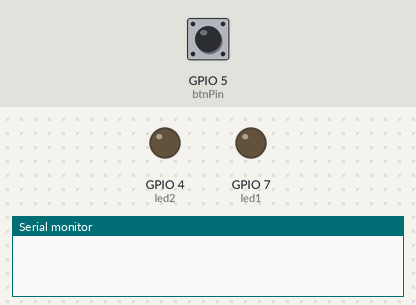
Simulated run of this sketch. Board: ESP32-S3. On the bench: output pins drawn as LEDs (lit = HIGH), the last lines printed to the serial monitor. The inputs (shaded band) are chosen by the test bench; at power-on: GPIO 5 (btnPin) HIGH.

Above: at 1.2 s.
1.3 s: GPIO 5 (btnPin) pulled LOW for 0.15 s
At 2.6 s:
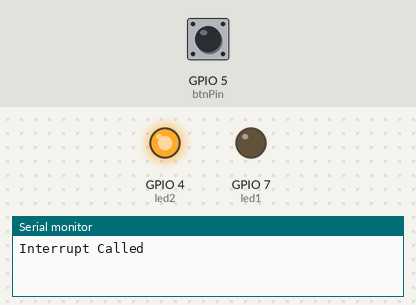
4.4 s: GPIO 5 (btnPin) pulled LOW for 1 s
At 6.8 s:
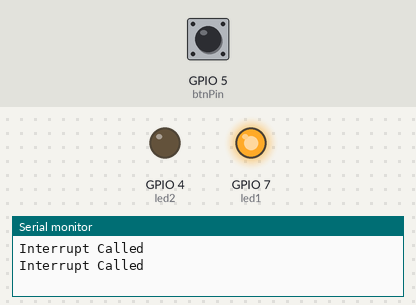
8.4 s: GPIO 5 (btnPin) pulled LOW for 3.2 s
At 11.1 s:
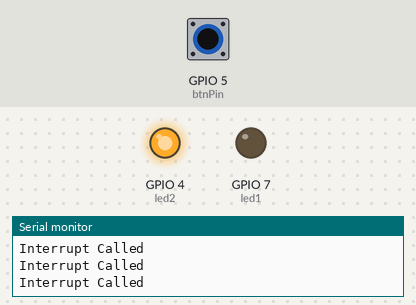
Timing chart, 0 to 20.6 s (numbered marks = the images above; inputs shaded):
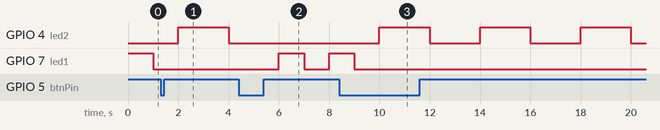

Measured:
- after the input at 1.3 s, GPIO 4 (led2): LOW → HIGH after 0.70 s, → LOW 2.0 s later; GPIO 7 (led1): stays LOW (without the input it goes to HIGH after 0.70 s)
- after the input at 4.4 s, GPIO 4 (led2): stays LOW (without the input it goes to HIGH after 1.6 s); GPIO 7 (led1): LOW → HIGH after 1.6 s, → LOW 1.0 s later, → HIGH 1.0 s later
- after the input at 8.4 s, GPIO 4 (led2): alternates HIGH for 2.0 s and LOW for 2.0 s, starting after 1.6 s; GPIO 7 (led1): goes on until 9.0 s, then stays LOW

The sketch:

esp32___arduino_uno.ino
```cpp
// INTERRUPTS:
// NOTE NOT ALL PINS ON A MIRCO CONTROLLER ARE INTERRURPT PINS
// SO CHECK THAT BEFORE ASSIGNING PINS

//FOR ESP32 S3 DEV BOARD
int led1 = 7;
int led2 = 4;
int btnPin = 5;
volatile int mode = 0; // "volatile" basically tells the CPU/Complier
//                        to Not optimize this away were're gonna
//                        use right away
volatile bool interruptTriggered = false;
unsigned long lastInterrupt = 0;
int delayTime = 500;

void setup() {
  Serial.begin(115200);
  pinMode(led1, OUTPUT);
  pinMode(led2, OUTPUT);
  pinMode(btnPin, INPUT_PULLUP);
  // This 'attachInterrupt()' below tells us were're gonna be using an
  // interrupt, it also takes in three arguements the pin,the
  // Interrupt function and how we want the interrupt
  // digitalPinToInterrupt() passes the pin to the Interrupt function
  attachInterrupt(digitalPinToInterrupt(btnPin), interruptHandler, FALLING);
}

void loop() {

  if (mode == 0) {
    pattern1();
  } else {
    pattern2();
  }

  if (interruptTriggered) {
    interruptTriggered = false;
    Serial.println("Interrupt Called");
  }
}

void pattern1() {
  digitalWrite(led1, HIGH);
  delay(1000);
  digitalWrite(led1, LOW);
  delay(1000);
}

void pattern2() {
  digitalWrite(led2, HIGH);
  delay(2000);
  digitalWrite(led2, LOW);
  delay(2000);
}

void interruptHandler() {//
  if (millis() - lastInterrupt > delayTime) {// it debounces the button
    lastInterrupt = millis();
    interruptTriggered = true;
    mode++;
    mode %= 2;// important make sure we keep values of mode under 2 intergers
  }
}


/* MENT FOR ARDUINO UNO R3
int led1 = 3;
int led2 = 4;
int btnPin = 2;
volatile int mode = 0; // "volatile" basically tells the CPU/Complier
//                        to Not optimize this away were're gonna
//                        use right away
unsigned long lastInterrupt = 0;
int delayTime = 500;

void setup() {
  Serial.begin(9600);
  pinMode(led1, OUTPUT);
  pinMode(led2, OUTPUT);
  pinMode(btnPin, INPUT_PULLUP);
  // This 'attachInterrupt()' below tells us were're gonna be using an
  // interrupt, it also takes in three arguements the pin,the
  // Interrupt function and how we want the interrupt
  // digitalPinToInterrupt() passes the pin to the Interrupt function
  attachInterrupt(digitalPinToInterrupt(btnPin), interruptHandler, FALLING);
}

void loop() {

  if (mode == 0) {
    pattern1();
  } else {
    pattern2();
  }

  if (interruptTriggered) {
    interruptTriggered = false;
    Serial.println("Interrupt Called");
  }
}

void pattern1() {
  digitalWrite(led1, HIGH);
  delay(1000);
  digitalWrite(led1, LOW);
  delay(1000);
}

void pattern2() {
  digitalWrite(led2, HIGH);
  delay(2000);
  digitalWrite(led2, LOW);
  delay(2000);
}

void interruptHandler() {//
  if (millis() - lastInterrupt > delayTime) {// it debounces the button
    lastInterrupt = millis();
    interruptTriggered = true;
    mode++;
    mode %= 2;// important make sure we keep values of mode under 2 intergers
  }
}
*/
```
